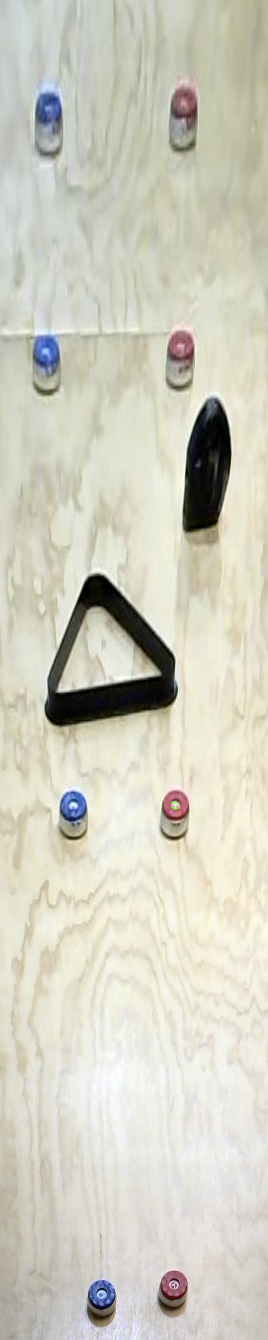
#> input picture testframe.png, 268 x 1340 px
$ python colourFilterRed.py
#> lines starting #> are read from the running program, lines starting #| are printed output that depends on the picture; after the words box and inside, x2 and y2 are one past the last pixel; in counts of white or black regions, pixels touching at a corner belong together
#import the libraries
import cv2 as cv
import numpy as np

#read the image
img = cv.imread("testframe.png")
#> img is the input picture: shape (1340, 268, 3); mean B, G, R 192.6, 206.7, 208.1

#convert the BGR image to HSV colour space
hsv = cv.cvtColor(img, cv.COLOR_BGR2HSV)
#> hsv: shape (1340, 268, 3); mean H, S, V 34.3, 25.4, 209.9

#set the lower and upper bounds for the blue hue
lower_red = np.array([0,50,50])
upper_red = np.array([10,255,255])

lower_red2 = np.array([170,50,50])
upper_red2 = np.array([180,255,255])


#create a mask for blue colour using inRange function
mask1 = cv.inRange(hsv, lower_red, upper_red)
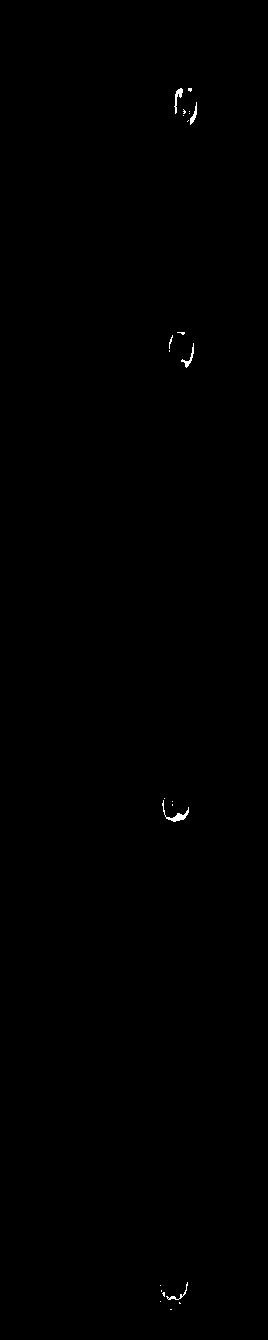
#> mask1: shape (1340, 268); 0.14% white; 23 white regions (17 under 20 px), largest, box (x1, y1, x2, y2) and area: (162, 800, 189, 822) 134, (174, 88, 183, 114) 85, (181, 343, 194, 368) 74, (190, 102, 197, 125) 63, (166, 1282, 188, 1300) 60, (169, 335, 173, 349) 20
mask2 = cv.inRange(hsv, lower_red2, upper_red2)
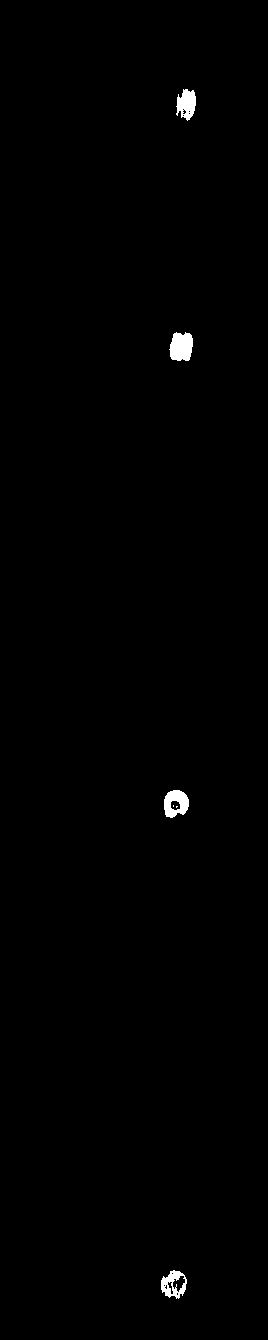
#> mask2: shape (1340, 268); 0.53% white; 6 white regions (2 under 20 px), largest, box (x1, y1, x2, y2) and area: (169, 332, 193, 361) 564, (164, 790, 189, 818) 482, (176, 89, 196, 121) 438, (161, 1270, 187, 1299) 404
mask = mask1 | mask2
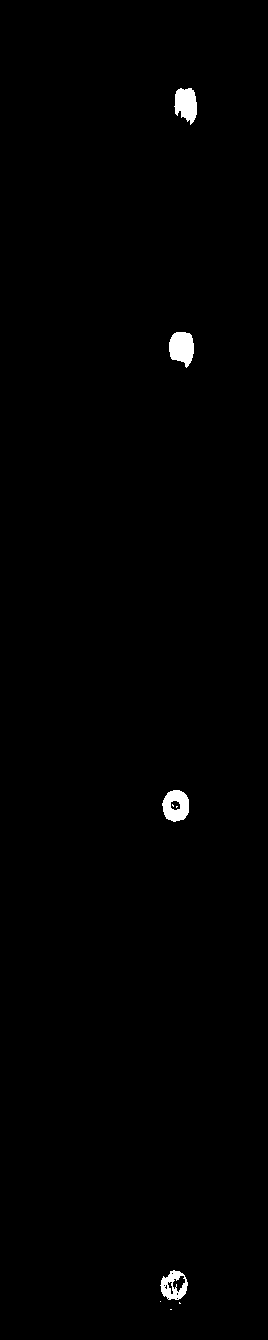
#> mask: shape (1340, 268); 0.67% white; 9 white regions (5 under 20 px), largest, box (x1, y1, x2, y2) and area: (169, 332, 194, 368) 674, (162, 790, 189, 822) 618, (174, 88, 197, 125) 613, (160, 1270, 188, 1300) 477

#findWhites
lower_whites = np.array([0,0,200])
upper_whites = np.array([180,255,255])

#create a mask for blue colour using inRange function
maskWhite = cv.inRange(hsv, lower_whites, upper_whites)
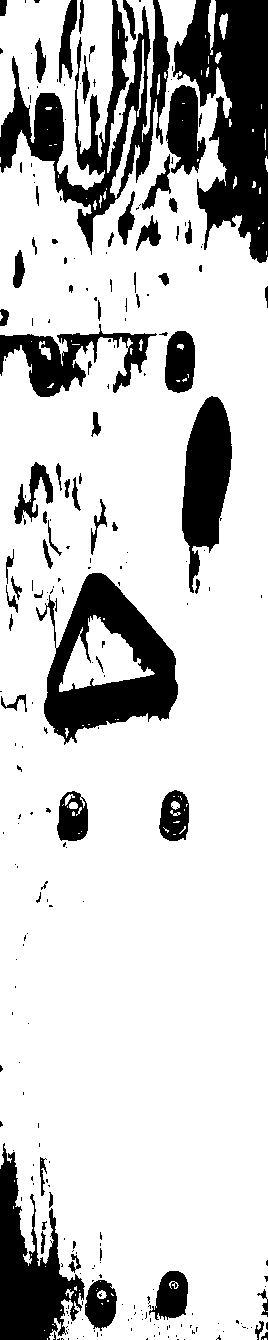
#> maskWhite: shape (1340, 268); 79.7% white; 258 black regions (188 under 20 px), largest, box (x1, y1, x2, y2) and area: (173, 0, 268, 263) 14680, (0, 0, 170, 255) 12094, (36, 573, 178, 745) 11116

#perform bitwise and on the original image arrays using the mask
res = cv.bitwise_and(img, img, mask=mask)

#create resizable windows for displaying the images
cv.namedWindow("res", cv.WINDOW_NORMAL)
cv.namedWindow("hsv", cv.WINDOW_NORMAL)
cv.namedWindow("mask", cv.WINDOW_NORMAL)
cv.namedWindow("original", cv.WINDOW_NORMAL)
cv.namedWindow("whites", cv.WINDOW_NORMAL)
#display the images
cv.imshow("mask", mask)
# [4 lines of commented-out code are left out]

if cv.waitKey(0):
#> (key Esc is pressed here)
    cv.destroyAllWindows()
